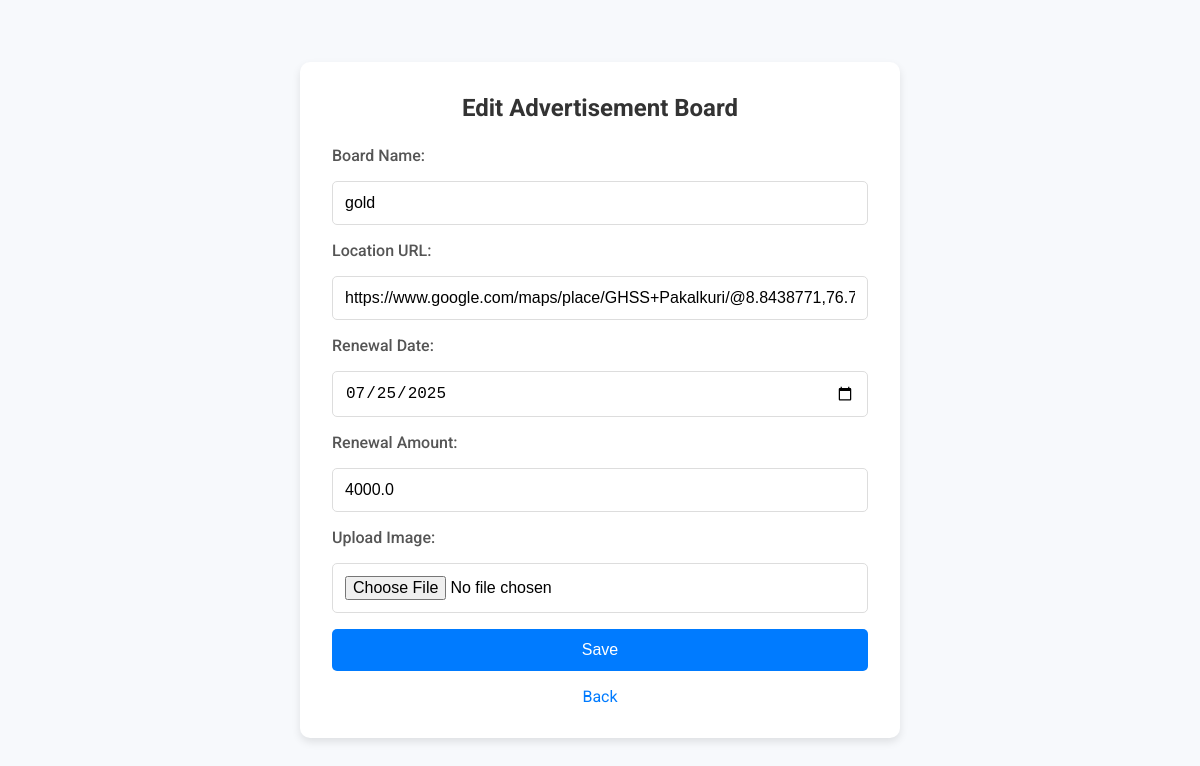
/edit_board/4 (signed in), run on an earlier commit of the app's database.
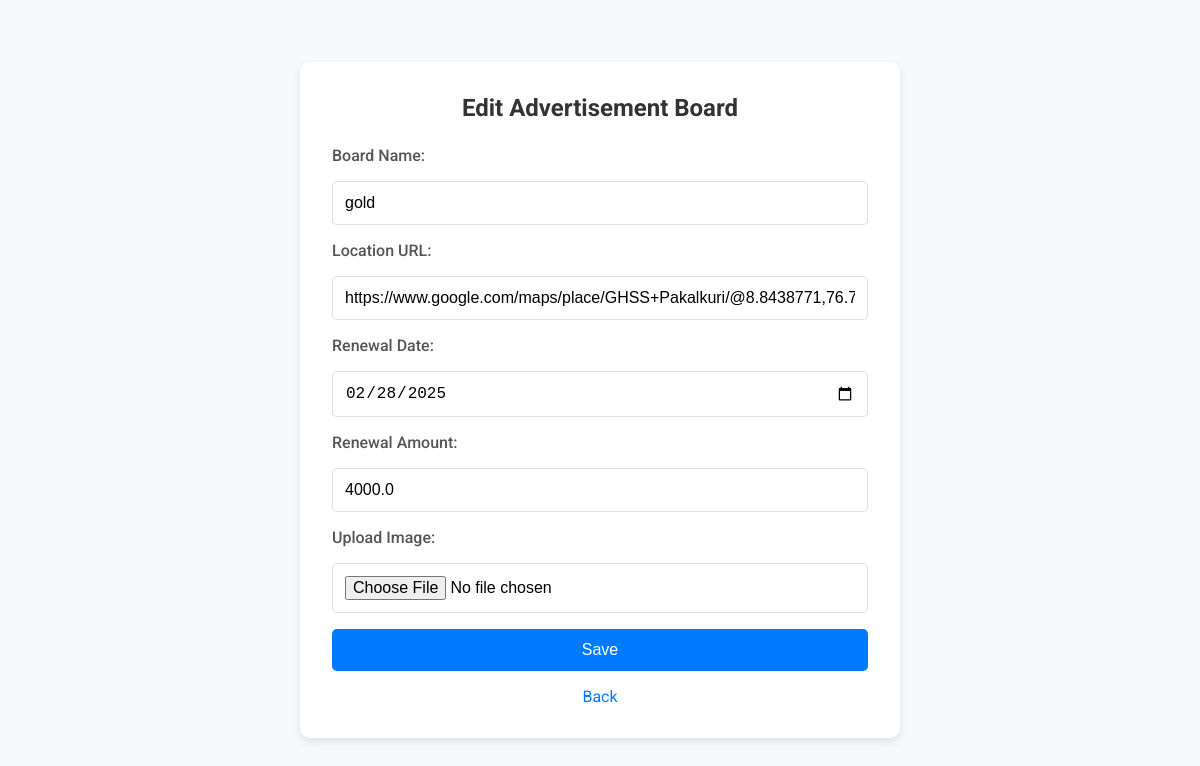
And on a later commit of the database.
### app.py (models this page shows)
class Board(db.Model):
    id = db.Column(db.Integer, primary_key=True)
    name = db.Column(db.String(100), nullable=False)
    location_url = db.Column(db.String(300), nullable=False)
    renewal_date = db.Column(db.Date, nullable=False)
    renewal_amount = db.Column(db.Float, nullable=False)
    image = db.Column(db.String(300), nullable=True)
    updated_by = db.Column(db.String(150), nullable=True)
    updated_at = db.Column(db.DateTime, default=db.func.current_timestamp(), onupdate=db.func.current_timestamp())

### app.py (the view, shortened to what this page needs)
@app.route('/edit_board/<int:board_id>', methods=['GET', 'POST'])
@login_required
def edit_board(board_id):
    board = Board.query.get_or_404(board_id)
    form = BoardForm(obj=board)
    return render_template('add_board.html', form=form, board=board)

### forms.py
class BoardForm(FlaskForm):
    name = StringField('Board Name', validators=[DataRequired()])
    location_url = StringField('Location URL', validators=[DataRequired()])
    renewal_date = DateField('Renewal Date', format='%Y-%m-%d', validators=[DataRequired()])
    renewal_amount = FloatField('Renewal Amount', validators=[DataRequired()])
    submit = SubmitField('Submit')

### app.py (called while the page is built)
@login_manager.user_loader
def load_user(user_id):
    return User.query.get(int(user_id))

### templates/add_board.html (shortened to what this page needs)
<!DOCTYPE html>
<html lang="en">
<head>
</head>
<body>
    <div class="container">
        <h2>{% if board %}Edit{% else %}Add{% endif %} Advertisement Board</h2>
        <form method="POST" enctype="multipart/form-data">
            <label>Board Name:</label>
            <input type="text" name="name" value="{{ board.name if board else '' }}" required>
            <label>Location URL:</label>
            <input type="url" name="location_url" value="{{ board.location_url if board else '' }}" required>
            <label>Renewal Date:</label>
            <input type="date" name="renewal_date" value="{{ board.renewal_date if board else '' }}" required>
            <label>Renewal Amount:</label>
            <input type="number" name="renewal_amount" value="{{ board.renewal_amount if board else '' }}" required>
            <label>Upload Image:</label>
            <input type="file" name="image">
            <button type="submit">Save</button>
        </form>
        <a href="{{ url_for('dashboard') }}">Back</a>
    </div>
</body>
</html>

What changed in the data, as far as the page shows it:
changed Board "gold": renewal_date "07/25/2025" → "02/28/2025"
